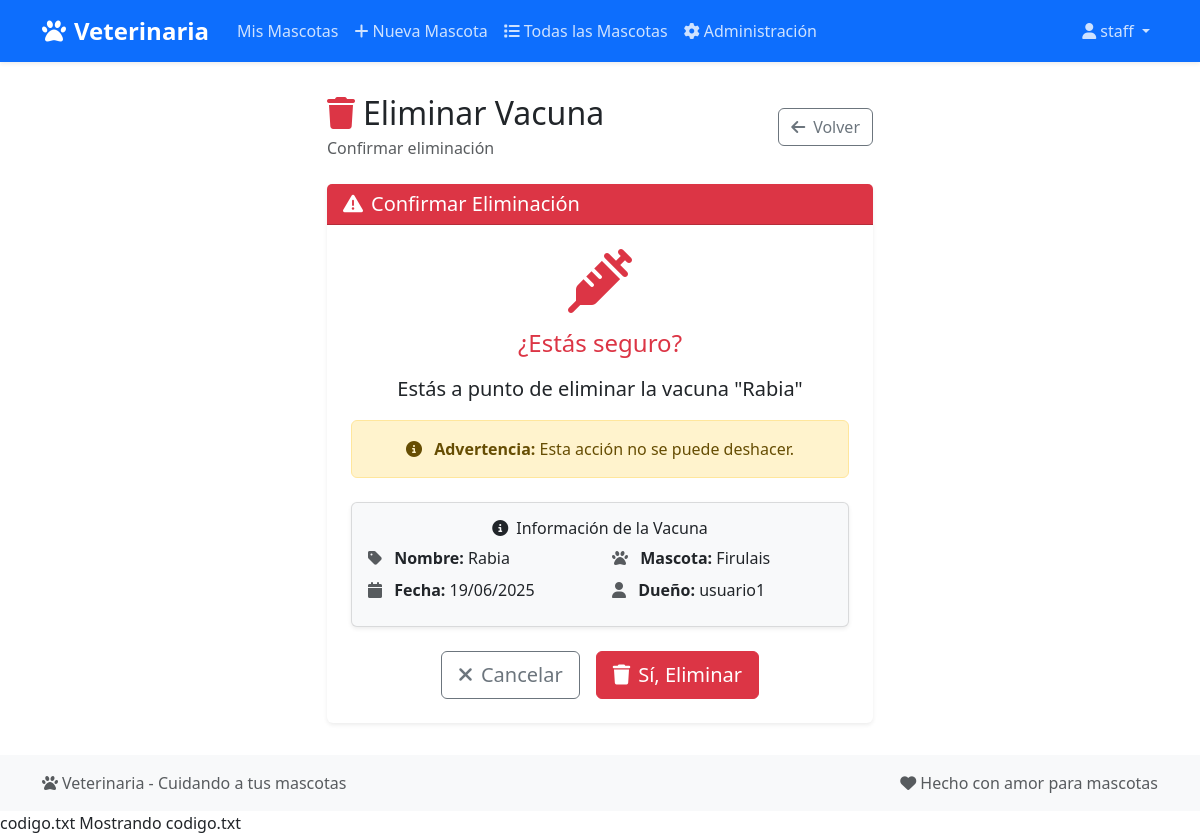
The page /veterinaria/vacuna/4/eliminar/ (signed in) on the database as committed earlier.
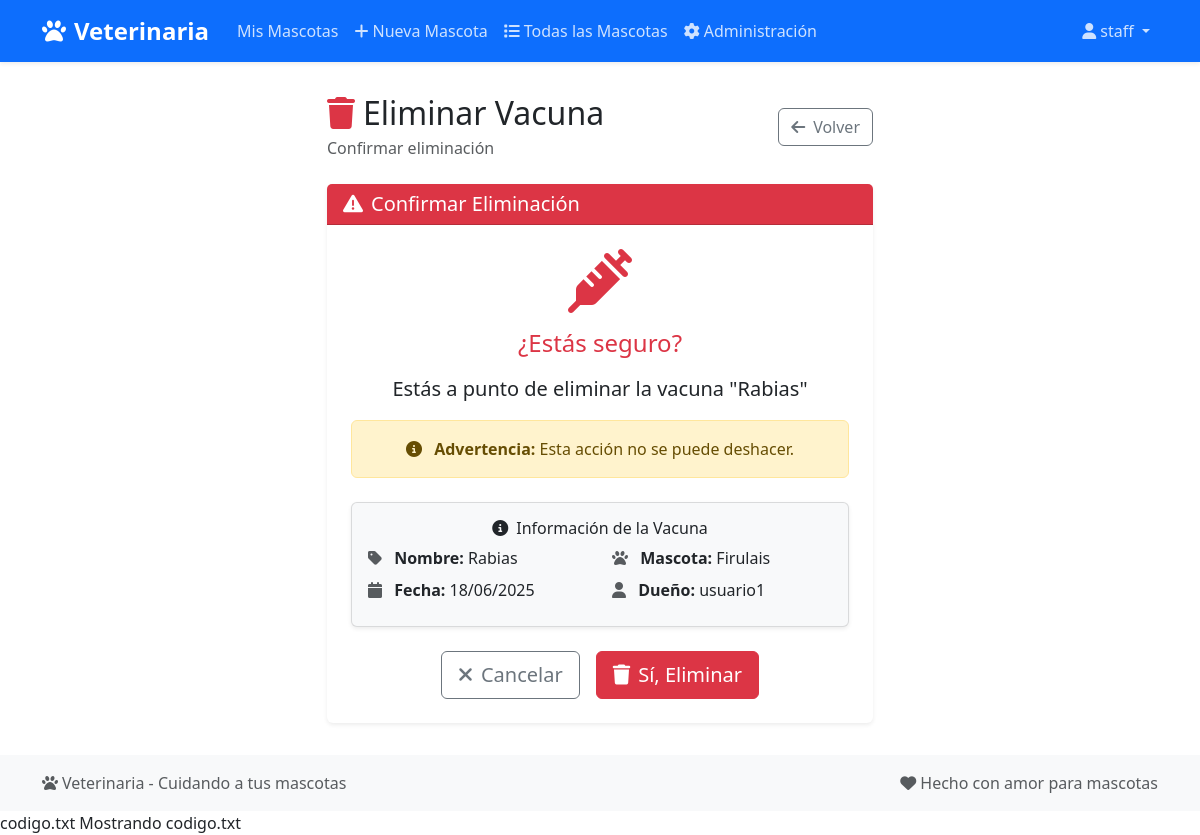
The same page on the database as committed later.
### Veterinaria/models.py (models this page shows, shortened)
class Vacuna(models.Model):
    mascota = models.ForeignKey(
        Mascota, on_delete=models.CASCADE, related_name='vacunas')
    nombre = models.CharField(max_length=100)
    fecha_aplicacion = models.DateField()
    proxima_dosis = models.DateField(null=True, blank=True)

class Mascota(models.Model):
    ESPECIES = [
        ('Perro', 'Perro'),
        ('Gato', 'Gato'),
        ('Otro', 'Otro'),
    ]
    nombre = models.CharField(max_length=100)
    especie = models.CharField(max_length=10, choices=ESPECIES)
    raza = models.CharField(max_length=100, blank=True)
    fecha_nacimiento = models.DateField()
    dueño = models.ForeignKey(
        User, on_delete=models.CASCADE, related_name='mascotas')

### Veterinaria/views.py (the view)
@staff_member_required
def eliminar_vacuna(request, vacuna_id):
    vacuna = get_object_or_404(Vacuna, id=vacuna_id)
    if request.method == 'POST':
        mascota_id = vacuna.mascota.id
        vacuna.delete()
        return redirect('detalle_mascota', mascota_id=mascota_id)
    return render(request, 'veterinaria/eliminar_vacuna.html', {'vacuna': vacuna})

### Veterinaria/templates/veterinaria/eliminar_vacuna.html (shortened to what this page needs)
{% extends 'veterinaria/base.html' %}
{% block content %}
<div class="row justify-content-center">
    <div class="col-lg-6">
        <div class="d-flex justify-content-between align-items-center mb-4">
            <div>
                <h2 class="mb-1">
                    <i class="fas fa-trash me-2 text-danger"></i>Eliminar Vacuna
                </h2>
                <p class="text-muted mb-0">Confirmar eliminación</p>
            </div>
            <a href="{% url 'detalle_vacunas' vacuna.mascota.id %}" class="btn btn-outline-secondary">
                <i class="fas fa-arrow-left me-2"></i>Volver
            </a>
        </div>
        <div class="card border-0 shadow-sm">
            <div class="card-header bg-danger text-white">
                <h5 class="mb-0">
                    <i class="fas fa-exclamation-triangle me-2"></i>Confirmar Eliminación
                </h5>
            </div>
            <div class="card-body p-4 text-center">
                <div class="mb-4">
                    <i class="fas fa-syringe fa-4x text-danger mb-3"></i>
                    <h4 class="text-danger mb-3">¿Estás seguro?</h4>
                    <p class="lead mb-3">
                        Estás a punto de eliminar la vacuna <strong>"{{ vacuna.nombre }}"</strong>
                    </p>
                    <div class="alert alert-warning">
                        <i class="fas fa-info-circle me-2"></i>
                        <strong>Advertencia:</strong> Esta acción no se puede deshacer.
                    </div>
                </div>
                <div class="card bg-light mb-4">
                    <div class="card-body">
                        <h6 class="card-title">
                            <i class="fas fa-info-circle me-2"></i>Información de la Vacuna
                        </h6>
                        <div class="row text-start">
                            <div class="col-md-6">
                                <p class="mb-2">
                                    <i class="fas fa-tag me-2 text-muted"></i>
                                    <strong>Nombre:</strong> {{ vacuna.nombre }}
                                </p>
                                <p class="mb-2">
                                    <i class="fas fa-calendar me-2 text-muted"></i>
                                    <strong>Fecha:</strong> {{ vacuna.fecha_aplicacion|date:"d/m/Y" }}
                                </p>
                            </div>
                            <div class="col-md-6">
                                <p class="mb-2">
                                    <i class="fas fa-paw me-2 text-muted"></i>
                                    <strong>Mascota:</strong> {{ vacuna.mascota.nombre }}
                                </p>
                                <p class="mb-0">
                                    <i class="fas fa-user me-2 text-muted"></i>
                                    <strong>Dueño:</strong> {{ vacuna.mascota.dueño.username }}
                                </p>
                            </div>
                        </div>
                    </div>
                </div>
                <form method="post">
                    <div class="d-flex justify-content-center gap-3">
                        <a href="{% url 'detalle_vacunas' vacuna.mascota.id %}" class="btn btn-outline-secondary btn-lg">
                            <i class="fas fa-times me-2"></i>Cancelar
                        </a>
                        <button type="submit" class="btn btn-danger btn-lg">
                            <i class="fas fa-trash me-2"></i>Sí, Eliminar
                        </button>
                    </div>
                </form>
            </div>
        </div>
    </div>
</div>
{% endblock %}

Rows that differ between the two databases and show on the page:
changed Vacuna "Firulais": nombre "Rabia" → "Rabias"; fecha_aplicacion "19/06/2025" → "18/06/2025"
